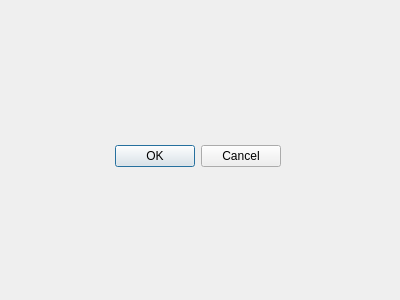
<?xml version="1.0" encoding="UTF-8"?>
<ui version="4.0">
 <class>Dialog</class>
 <widget class="QDialog" name="Dialog">
  <property name="geometry">
   <rect>
    <x>0</x>
    <y>0</y>
    <width>400</width>
    <height>300</height>
   </rect>
  </property>
  <property name="windowTitle">
   <string>Dialog</string>
  </property>
  <widget class="QDialogButtonBox" name="buttonBox">
   <property name="geometry">
    <rect>
     <x>-60</x>
     <y>140</y>
     <width>341</width>
     <height>32</height>
    </rect>
   </property>
   <property name="orientation">
    <enum>Qt::Horizontal</enum>
   </property>
   <property name="standardButtons">
    <set>QDialogButtonBox::Cancel|QDialogButtonBox::Ok</set>
   </property>
  </widget>
 </widget>
 <resources/>
 <connections>
  <connection>
   <sender>buttonBox</sender>
   <signal>accepted()</signal>
   <receiver>Dialog</receiver>
   <slot>accept()</slot>
   <hints>
    <hint type="sourcelabel">
     <x>248</x>
     <y>254</y>
    </hint>
    <hint type="destinationlabel">
     <x>157</x>
     <y>274</y>
    </hint>
   </hints>
  </connection>
  <connection>
   <sender>buttonBox</sender>
   <signal>rejected()</signal>
   <receiver>Dialog</receiver>
   <slot>reject()</slot>
   <hints>
    <hint type="sourcelabel">
     <x>316</x>
     <y>260</y>
    </hint>
    <hint type="destinationlabel">
     <x>286</x>
     <y>274</y>
    </hint>
   </hints>
  </connection>
 </connections>
</ui>
